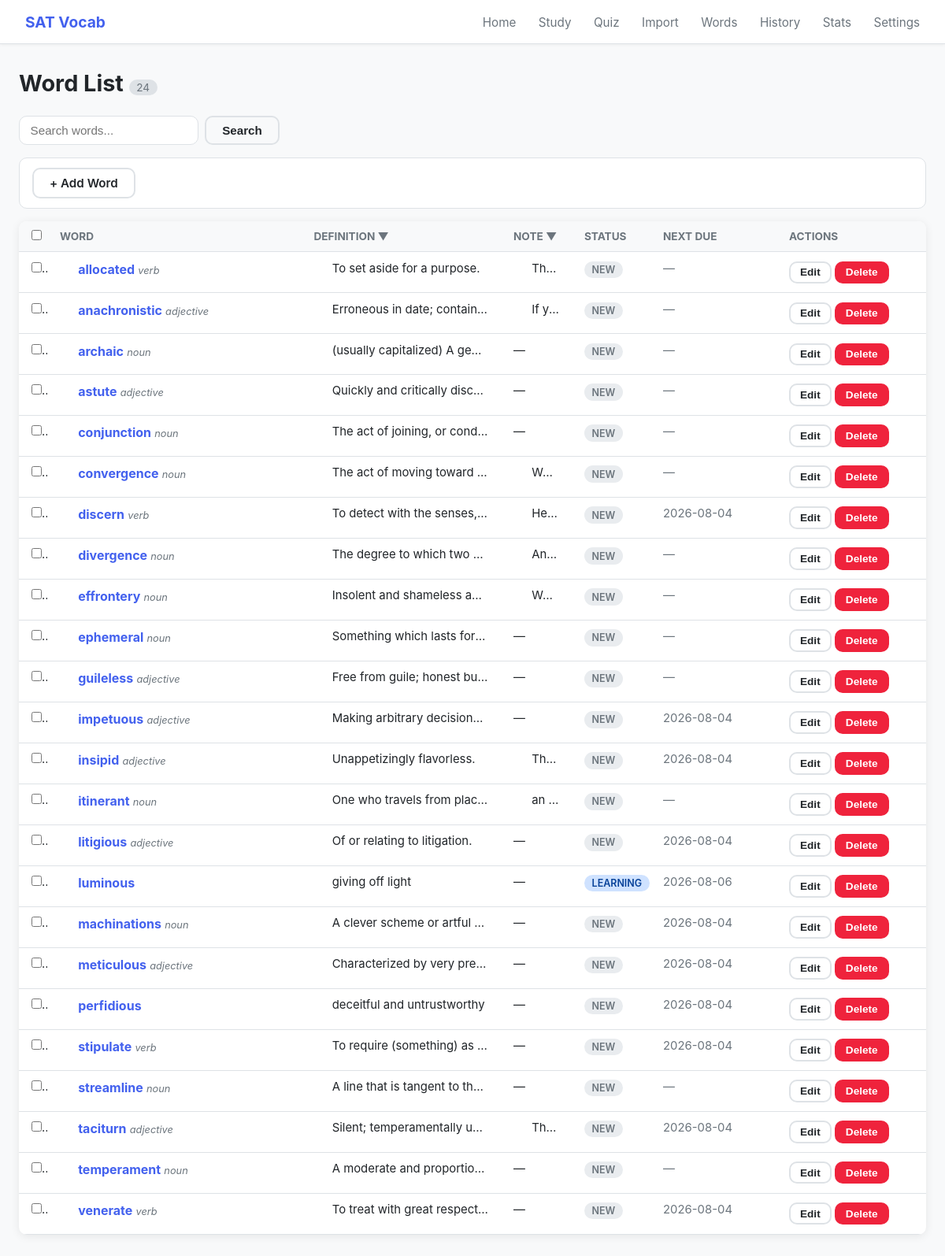
/words, run on an earlier commit of the app's database.
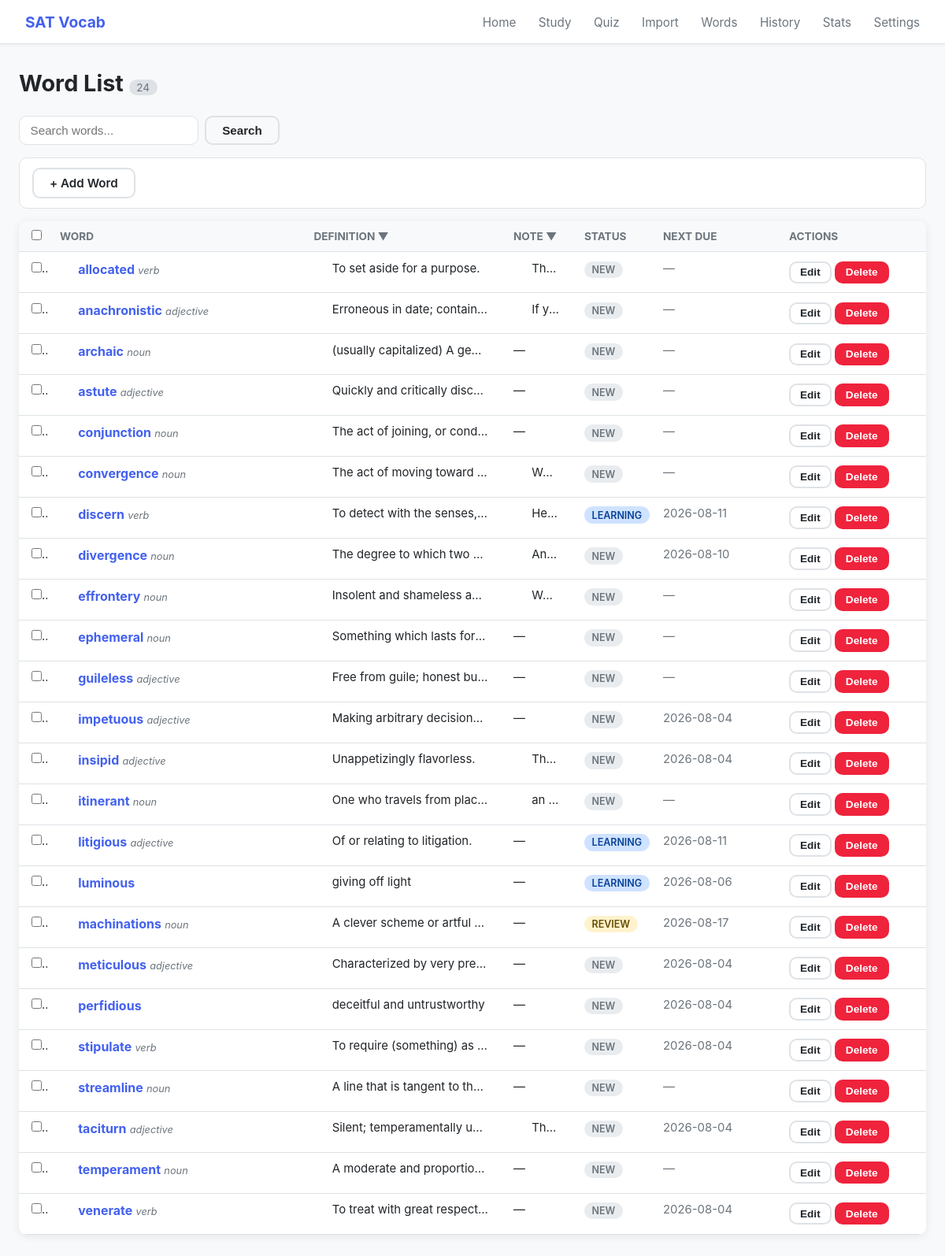
And on a later commit of the database.
### tables this page shows
CREATE TABLE words (
            id          INTEGER PRIMARY KEY AUTOINCREMENT,
            word        TEXT NOT NULL UNIQUE,
            definition  TEXT NOT NULL,
            note     TEXT,
            pos         TEXT,
            created_at  DATETIME DEFAULT CURRENT_TIMESTAMP
        , examples TEXT, audio_url TEXT);

CREATE TABLE user_word_progress (
            id                  INTEGER PRIMARY KEY AUTOINCREMENT,
            word_id             INTEGER REFERENCES words(id) ON DELETE CASCADE,
            interval            INTEGER DEFAULT 1,
            ease_factor         REAL DEFAULT 2.5,
            consecutive_correct INTEGER DEFAULT 0,
            last_reviewed_at    DATETIME,
            next_due_at         DATETIME DEFAULT CURRENT_TIMESTAMP,
            status              TEXT DEFAULT 'new'
        );

### routes/words.py (the view)
@bp.route('/words')
def word_list():
    search = request.args.get('search', '')
    page = int(request.args.get('page', 1))
    words, total = get_all(search=search, page=page)
    pages = (total + 29) // 30
    return render_template('words.html', words=words, search=search,
                           page=page, pages=pages, total=total)

### database.py (called while the page is built)
def get_db():
    conn = sqlite3.connect(DATABASE)
    conn.row_factory = sqlite3.Row
    conn.execute("PRAGMA foreign_keys = ON")
    return conn

### templates/words.html (shortened to what this page needs)
{% extends "base.html" %}
{% block content %}
<div class="page-header">
  <h1>Word List <span class="count-badge">{{ total }}</span></h1>
</div>
<div class="words-toolbar">
  <form method="get" class="search-form">
    <input type="search" name="search" value="{{ search }}" placeholder="Search words..." class="search-input">
    <button type="submit" class="btn btn-outline">Search</button>
  </form>
</div>
<details class="add-word-panel" id="add-word-panel">
  <summary class="btn btn-outline">+ Add Word</summary>
</details>
<table class="words-table">
    <thead>
      <tr>
        <th style="width:36px;text-align:center;">
          <input type="checkbox" id="select-all" title="Select all" onchange="toggleAll(this)">
        </th>
        <th>Word<span class="col-resizer"></span></th>
        <th><span class="col-toggle-label" onclick="toggleCol('definition')" title="Click to hide/show">Definition &#9660;</span><span class="col-resizer"></span></th>
        <th><span class="col-toggle-label" onclick="toggleCol('note')" title="Click to hide/show">Note &#9660;</span><span class="col-resizer"></span></th>
        <th>Status<span class="col-resizer"></span></th>
        <th>Next Due<span class="col-resizer"></span></th>
        <th>Actions</th>
      </tr>
    </thead>
    <tbody>
      {% for w in words %}
      <tr>
        <td style="text-align:center;">
          <input type="checkbox" name="word_ids" value="{{ w.id }}"
                 class="word-checkbox" onchange="updateResetBtn()">
        </td>
        <td class="word-cell"> <a href="{{ url_for('words.word_card', word_id=w.id) }}" class="word-link"><strong>{{ w.word }}</strong></a>{% if w.pos %} <em class="pos">{{ w.pos }}</em>{% endif %}</td>
        <td class="def-cell"><button class="btn-speak-row" type="button" onclick="speakText(this.nextSibling.textContent.trim())">&#128266;</button> {{ w.definition }}</td>
        <td class="note-cell">{% if w.note and w.note != '—' %}<button class="btn-speak-row" type="button" onclick="speakText(this.nextSibling.textContent.trim())">&#128266;</button> {{ w.note }}{% else %}—{% endif %}</td>
        <td><span class="status-badge status-{{ w.status or 'new' }}">{{ w.status or 'new' }}</span></td>
        <td class="due-cell">{{ w.next_due_at[:10] if w.next_due_at else '—' }}</td>
        <td class="action-cell">
          <button class="btn btn-sm btn-outline" onclick="toggleEdit({{ w.id }})">Edit</button>
          <form method="post" action="{{ url_for('words.delete_word', word_id=w.id) }}" style="display:inline"
                onsubmit="return confirm('Delete {{ w.word }}?')">
            <button type="submit" class="btn btn-sm btn-danger">Delete</button>
          </form>
        </td>
      </tr>
      {% else %}
      <tr><td colspan="7" class="empty-msg">No words found. <a href="{{ url_for('import_words.import_page') }}">Import some!</a></td></tr>
      {% endfor %}
    </tbody>
  </table>
{% endblock %}

### templates/base.html (shortened to what this page needs)
<!DOCTYPE html>
<html lang="en">
<head>
  <link rel="stylesheet" href="{{ url_for('static', filename='style.css') }}">
</head>
<body>
  <nav>
    <a href="{{ url_for('home.index') }}" class="nav-brand">SAT Vocab</a>
    <div class="nav-links">
      <a href="{{ url_for('home.index') }}">Home</a>
      <a href="{{ url_for('session.start') }}">Study</a>
      <a href="{{ url_for('quiz.config') }}">Quiz</a>
      <a href="{{ url_for('import_words.import_page') }}">Import</a>
      <a href="{{ url_for('words.word_list') }}">Words</a>
      <a href="{{ url_for('session.learn_history') }}">History</a>
      <a href="{{ url_for('stats.stats_page') }}">Stats</a>
      <a href="{{ url_for('settings.settings_page') }}">Settings</a>
    </div>
  </nav>
  <main>
    {% block content %}{% endblock %}
  </main>
</body>
</html>

### static/style.css (style rules this page uses)
:root { --bg: #f8f9fa; --surface: #ffffff; --border: #dee2e6; --text: #212529; --text-muted: #6c757d; --primary: #4361ee; --primary-dark: #3451d1; --success: #2dc653; --warning: #f8961e; --danger: #ef233c; --learn: #4361ee; --review: #f8961e; --test: #7209b7; --mastered: #2dc653; --radius: 10px; --shadow: 0 2px 12px rgba(0,0,0,0.08); }
* { box-sizing: border-box; margin: 0; padding: 0; }
body { font-family: -apple-system, BlinkMacSystemFont, 'Segoe UI', sans-serif; background: var(--bg); color: var(--text); min-height: 100vh; }
nav { background: var(--surface); border-bottom: 1px solid var(--border); display: flex; align-items: center; justify-content: space-between; padding: 0 2rem; height: 56px; position: sticky; top: 0; z-index: 100; box-shadow: 0 1px 4px rgba(0,0,0,0.06); }
.nav-brand { font-weight: 700; font-size: 1.2rem; color: var(--primary); text-decoration: none; }
.nav-links a { margin-left: 1.5rem; text-decoration: none; color: var(--text-muted); font-size: 0.95rem; transition: color 0.15s; }
main { max-width: 1440px; margin: 0 auto; padding: 2rem 1.5rem; }
.btn { display: inline-block; padding: 0.5rem 1.25rem; border-radius: var(--radius); border: 2px solid transparent; font-size: 0.95rem; font-weight: 600; cursor: pointer; text-decoration: none; transition: all 0.15s; }
.btn-outline { background: transparent; border-color: var(--border); color: var(--text); }
.btn-sm { padding: 0.3rem 0.75rem; font-size: 0.85rem; }
.btn-danger { background: var(--danger); color: #fff; border-color: var(--danger); }
.page-header { margin-bottom: 1.5rem; }
.page-header h1 { font-size: 1.8rem; margin-bottom: 0.4rem; }
.words-toolbar { display: flex; gap: 1rem; margin-bottom: 1rem; align-items: center; }
.search-form { display: flex; gap: 0.5rem; }
.search-input { padding: 0.45rem 0.85rem; border: 1px solid var(--border); border-radius: var(--radius); font-size: 0.95rem; min-width: 220px; }
.add-word-panel { background: var(--surface); border-radius: var(--radius); border: 1px solid var(--border); padding: 0.75rem 1rem; margin-bottom: 1rem; }
.add-word-panel summary { cursor: pointer; font-weight: 600; }
.words-table { width: 100%; border-collapse: collapse; background: var(--surface); border-radius: var(--radius); overflow: hidden; box-shadow: var(--shadow); table-layout: fixed; }
.words-table th { background: var(--bg); padding: 0.7rem 1rem; text-align: left; font-size: 0.85rem; color: var(--text-muted); text-transform: uppercase; border-bottom: 1px solid var(--border); position: relative; overflow: hidden; white-space: nowrap; }
.col-toggle-label { cursor: pointer; user-select: none; }
.words-table th .col-resizer { position: absolute; right: 0; top: 0; bottom: 0; width: 6px; cursor: col-resize; user-select: none; }
.words-table td { padding: 0.7rem 1rem; border-bottom: 1px solid var(--border); font-size: 0.93rem; vertical-align: top; overflow: hidden; text-overflow: ellipsis; white-space: nowrap; }
.words-table td.action-cell { overflow: visible; white-space: nowrap; }
.words-table th:nth-child(1) { width: 140px; }
.words-table th:nth-child(2) { width: 28%; }
.words-table th:nth-child(3) { width: 22%; }
.words-table th:nth-child(4) { width: 90px; }
.words-table th:nth-child(5) { width: 100px; }
.words-table th:nth-child(6) { width: 160px; }
.word-cell strong { font-size: 1rem; }
.word-link { text-decoration: none; color: var(--primary); }
.pos { font-size: 0.8rem; color: var(--text-muted); }
.due-cell { color: var(--text-muted); font-size: 0.85rem; white-space: nowrap; }
.action-cell { white-space: nowrap; }
.action-cell form { display: inline; }
.status-badge { display: inline-block; padding: 0.2rem 0.6rem; border-radius: 12px; font-size: 0.78rem; font-weight: 600; text-transform: uppercase; }
.status-new { background: #e9ecef; color: var(--text-muted); }
.status-learning { background: #cfe2ff; color: #084298; }
.status-review { background: #fff3cd; color: #664d03; }
.count-badge { background: var(--border); border-radius: 12px; padding: 0.15rem 0.6rem; font-size: 0.85rem; color: var(--text-muted); font-weight: 400; }

What changed in the data, as far as the page shows it:
no longer on this page (row unchanged): words: word "divergence", pos "noun", definition "The degree to which two…", note "An…", status "NEW", next_due_at "—"
changed user_word_progress "discern": status "NEW" → "LEARNI…"; next_due_at "2026-08-04" → "2026-08-11"
added user_word_progress: word "divergence", pos "noun", definition "The degree to which two…", note "An…", status "NEW", next_due_at "2026-08-10"
changed user_word_progress "litigious": status "NEW" → "LEARNI…"; next_due_at "2026-08-04" → "2026-08-11"
changed user_word_progress "machinations": status "NEW" → "REVIEW"; next_due_at "2026-08-04" → "2026-08-17"
